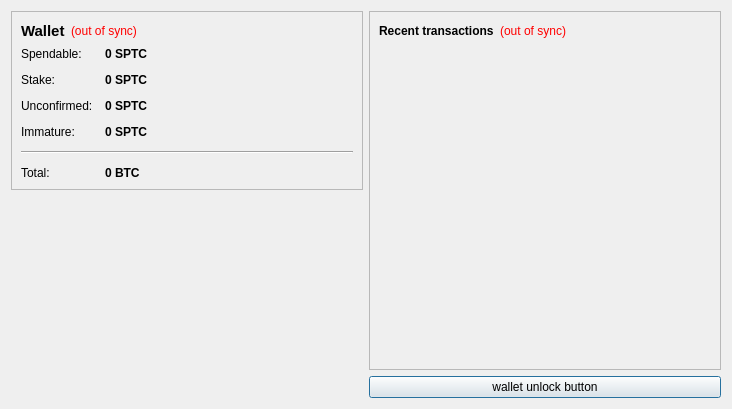
<?xml version="1.0" encoding="UTF-8"?>
<ui version="4.0">
 <class>OverviewPage</class>
 <widget class="QWidget" name="OverviewPage">
  <property name="geometry">
   <rect>
    <x>0</x>
    <y>0</y>
    <width>732</width>
    <height>409</height>
   </rect>
  </property>
  <property name="windowTitle">
   <string>Form</string>
  </property>
  <layout class="QHBoxLayout" name="horizontalLayout" stretch="0,0">
   <item>
    <layout class="QVBoxLayout" name="verticalLayout_2">
     <item>
      <widget class="QFrame" name="frame">
       <property name="frameShape">
        <enum>QFrame::StyledPanel</enum>
       </property>
       <property name="frameShadow">
        <enum>QFrame::Raised</enum>
       </property>
       <layout class="QVBoxLayout" name="verticalLayout_4">
        <item>
         <layout class="QHBoxLayout" name="horizontalLayout_4">
          <item>
           <widget class="QLabel" name="label_5">
            <property name="font">
             <font>
              <pointsize>11</pointsize>
              <weight>75</weight>
              <bold>true</bold>
             </font>
            </property>
            <property name="text">
             <string>Wallet</string>
            </property>
           </widget>
          </item>
          <item>
           <widget class="QLabel" name="labelWalletStatus">
            <property name="toolTip">
             <string>The displayed information may be out of date. Your wallet automatically synchronizes with the ScryptChain network after a connection is established, but this process has not completed yet.</string>
            </property>
            <property name="styleSheet">
             <string notr="true">QLabel { color: red; }</string>
            </property>
            <property name="text">
             <string notr="true">(out of sync)</string>
            </property>
            <property name="alignment">
             <set>Qt::AlignLeading|Qt::AlignLeft|Qt::AlignVCenter</set>
            </property>
           </widget>
          </item>
          <item>
           <spacer name="horizontalSpacer_2">
            <property name="orientation">
             <enum>Qt::Horizontal</enum>
            </property>
            <property name="sizeHint" stdset="0">
             <size>
              <width>40</width>
              <height>20</height>
             </size>
            </property>
           </spacer>
          </item>
         </layout>
        </item>
        <item>
         <layout class="QFormLayout" name="formLayout_2">
          <property name="fieldGrowthPolicy">
           <enum>QFormLayout::AllNonFixedFieldsGrow</enum>
          </property>
          <property name="horizontalSpacing">
           <number>12</number>
          </property>
          <property name="verticalSpacing">
           <number>12</number>
          </property>
          <item row="0" column="0">
           <widget class="QLabel" name="label">
            <property name="text">
             <string>Spendable:</string>
            </property>
           </widget>
          </item>
          <item row="0" column="1">
           <widget class="QLabel" name="labelBalance">
            <property name="font">
             <font>
              <weight>75</weight>
              <bold>true</bold>
             </font>
            </property>
            <property name="cursor">
             <cursorShape>IBeamCursor</cursorShape>
            </property>
            <property name="toolTip">
             <string>Your current spendable balance</string>
            </property>
            <property name="text">
             <string notr="true">0 SPTC</string>
            </property>
            <property name="textInteractionFlags">
             <set>Qt::LinksAccessibleByMouse|Qt::TextSelectableByKeyboard|Qt::TextSelectableByMouse</set>
            </property>
           </widget>
          </item>
          <item row="1" column="0">
           <widget class="QLabel" name="label_6">
            <property name="text">
             <string>Stake:</string>
            </property>
           </widget>
          </item>
          <item row="1" column="1">
           <widget class="QLabel" name="labelStake">
            <property name="font">
             <font>
              <weight>75</weight>
              <bold>true</bold>
             </font>
            </property>
            <property name="cursor">
             <cursorShape>IBeamCursor</cursorShape>
            </property>
            <property name="toolTip">
             <string>Total of coins that was staked, and do not yet count toward the current balance</string>
            </property>
            <property name="text">
             <string notr="true">0 SPTC</string>
            </property>
            <property name="textInteractionFlags">
             <set>Qt::LinksAccessibleByMouse|Qt::TextSelectableByKeyboard|Qt::TextSelectableByMouse</set>
            </property>
           </widget>
          </item>
          <item row="2" column="0">
           <widget class="QLabel" name="label_3">
            <property name="text">
             <string>Unconfirmed:</string>
            </property>
           </widget>
          </item>
          <item row="2" column="1">
           <widget class="QLabel" name="labelUnconfirmed">
            <property name="font">
             <font>
              <weight>75</weight>
              <bold>true</bold>
             </font>
            </property>
            <property name="cursor">
             <cursorShape>IBeamCursor</cursorShape>
            </property>
            <property name="toolTip">
             <string>Total of transactions that have yet to be confirmed, and do not yet count toward the current balance</string>
            </property>
            <property name="text">
             <string notr="true">0 SPTC</string>
            </property>
            <property name="textInteractionFlags">
             <set>Qt::LinksAccessibleByMouse|Qt::TextSelectableByKeyboard|Qt::TextSelectableByMouse</set>
            </property>
           </widget>
          </item>
          <item row="3" column="0">
           <widget class="QLabel" name="labelImmatureText">
            <property name="text">
             <string>Immature:</string>
            </property>
           </widget>
          </item>
          <item row="3" column="1">
           <widget class="QLabel" name="labelImmature">
            <property name="font">
             <font>
              <weight>75</weight>
              <bold>true</bold>
             </font>
            </property>
            <property name="toolTip">
             <string>Mined balance that has not yet matured</string>
            </property>
            <property name="text">
             <string notr="true">0 SPTC</string>
            </property>
            <property name="textInteractionFlags">
             <set>Qt::LinksAccessibleByMouse|Qt::TextSelectableByKeyboard|Qt::TextSelectableByMouse</set>
            </property>
           </widget>
          </item>
          <item row="4" column="0" colspan="2">
           <widget class="Line" name="line">
            <property name="orientation">
             <enum>Qt::Horizontal</enum>
            </property>
           </widget>
          </item>
          <item row="5" column="0">
           <widget class="QLabel" name="labelTotalText">
            <property name="text">
             <string>Total:</string>
            </property>
           </widget>
          </item>
          <item row="5" column="1">
           <widget class="QLabel" name="labelTotal">
            <property name="font">
             <font>
              <weight>75</weight>
              <bold>true</bold>
             </font>
            </property>
            <property name="cursor">
             <cursorShape>IBeamCursor</cursorShape>
            </property>
            <property name="toolTip">
             <string>Your current total balance</string>
            </property>
            <property name="text">
             <string notr="true">0 BTC</string>
            </property>
            <property name="textInteractionFlags">
             <set>Qt::LinksAccessibleByMouse|Qt::TextSelectableByKeyboard|Qt::TextSelectableByMouse</set>
            </property>
           </widget>
          </item>
         </layout>
        </item>
       </layout>
      </widget>
     </item>
     <item>
      <spacer name="verticalSpacer_4">
       <property name="orientation">
        <enum>Qt::Vertical</enum>
       </property>
       <property name="sizeHint" stdset="0">
        <size>
         <width>20</width>
         <height>40</height>
        </size>
       </property>
      </spacer>
     </item>
     <item>
      <widget class="QLabel" name="label_2">
       <property name="text">
        <string/>
       </property>
       <property name="pixmap">
        <pixmap resource="../bitcoin.qrc">:/images/Wallet_Logo</pixmap>
       </property>
       <property name="alignment">
        <set>Qt::AlignCenter</set>
       </property>
      </widget>
     </item>
     <item>
      <spacer name="verticalSpacer">
       <property name="orientation">
        <enum>Qt::Vertical</enum>
       </property>
       <property name="sizeHint" stdset="0">
        <size>
         <width>20</width>
         <height>40</height>
        </size>
       </property>
      </spacer>
     </item>
    </layout>
   </item>
   <item>
    <layout class="QVBoxLayout" name="verticalLayout_3">
     <item>
      <widget class="QFrame" name="frame_2">
       <property name="frameShape">
        <enum>QFrame::StyledPanel</enum>
       </property>
       <property name="frameShadow">
        <enum>QFrame::Raised</enum>
       </property>
       <layout class="QVBoxLayout" name="verticalLayout">
        <item>
         <layout class="QHBoxLayout" name="horizontalLayout_2">
          <item>
           <widget class="QLabel" name="label_4">
            <property name="text">
             <string>&lt;b&gt;Recent transactions&lt;/b&gt;</string>
            </property>
           </widget>
          </item>
          <item>
           <widget class="QLabel" name="labelTransactionsStatus">
            <property name="toolTip">
             <string>The displayed information may be out of date. Your wallet automatically synchronizes with the ScryptChain network after a connection is established, but this process has not completed yet.</string>
            </property>
            <property name="styleSheet">
             <string notr="true">QLabel { color: red; }</string>
            </property>
            <property name="text">
             <string notr="true">(out of sync)</string>
            </property>
            <property name="alignment">
             <set>Qt::AlignRight|Qt::AlignTrailing|Qt::AlignVCenter</set>
            </property>
           </widget>
          </item>
          <item>
           <spacer name="horizontalSpacer">
            <property name="orientation">
             <enum>Qt::Horizontal</enum>
            </property>
            <property name="sizeHint" stdset="0">
             <size>
              <width>40</width>
              <height>20</height>
             </size>
            </property>
           </spacer>
          </item>
         </layout>
        </item>
        <item>
         <widget class="QListView" name="listTransactions">
          <property name="styleSheet">
           <string notr="true">QListView { background: transparent; }</string>
          </property>
          <property name="frameShape">
           <enum>QFrame::NoFrame</enum>
          </property>
          <property name="verticalScrollBarPolicy">
           <enum>Qt::ScrollBarAlwaysOff</enum>
          </property>
          <property name="horizontalScrollBarPolicy">
           <enum>Qt::ScrollBarAlwaysOff</enum>
          </property>
          <property name="selectionMode">
           <enum>QAbstractItemView::NoSelection</enum>
          </property>
         </widget>
        </item>
       </layout>
      </widget>
     </item>
     <item>
      <widget class="QPushButton" name="unlockWalletButton">
       <property name="sizePolicy">
        <sizepolicy hsizetype="Minimum" vsizetype="Fixed">
         <horstretch>0</horstretch>
         <verstretch>0</verstretch>
        </sizepolicy>
       </property>
       <property name="maximumSize">
        <size>
         <width>16777214</width>
         <height>16777214</height>
        </size>
       </property>
       <property name="toolTip">
        <string/>
       </property>
       <property name="text">
        <string>wallet unlock button</string>
       </property>
       <property name="checkable">
        <bool>false</bool>
       </property>
       <property name="autoDefault">
        <bool>false</bool>
       </property>
       <property name="default">
        <bool>true</bool>
       </property>
       <property name="flat">
        <bool>false</bool>
       </property>
      </widget>
     </item>
    </layout>
   </item>
  </layout>
 </widget>
 <resources>
  <include location="../bitcoin.qrc"/>
 </resources>
 <connections/>
</ui>
